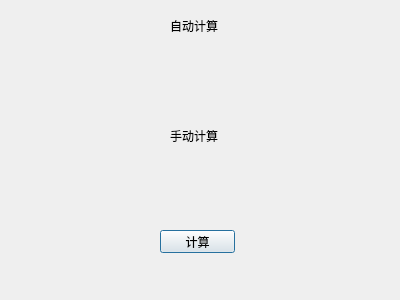
<?xml version="1.0" encoding="UTF-8"?>
<ui version="4.0">
 <class>Dialog</class>
 <widget class="QDialog" name="Dialog">
  <property name="geometry">
   <rect>
    <x>0</x>
    <y>0</y>
    <width>400</width>
    <height>300</height>
   </rect>
  </property>
  <property name="windowTitle">
   <string>Dialog</string>
  </property>
  <widget class="QPushButton" name="pushButton">
   <property name="geometry">
    <rect>
     <x>160</x>
     <y>230</y>
     <width>75</width>
     <height>23</height>
    </rect>
   </property>
   <property name="text">
    <string>计算</string>
   </property>
  </widget>
  <widget class="QLabel" name="label_7">
   <property name="geometry">
    <rect>
     <x>170</x>
     <y>20</y>
     <width>54</width>
     <height>12</height>
    </rect>
   </property>
   <property name="text">
    <string>自动计算</string>
   </property>
  </widget>
  <widget class="QWidget" name="gridLayoutWidget">
   <property name="geometry">
    <rect>
     <x>10</x>
     <y>60</y>
     <width>371</width>
     <height>22</height>
    </rect>
   </property>
   <layout class="QGridLayout" name="gridLayout" columnstretch="0,0,0,130" columnminimumwidth="0,0,0,130">
    <item row="0" column="2">
     <widget class="QLabel" name="areaLabel_1">
      <property name="text">
       <string>面积：</string>
      </property>
     </widget>
    </item>
    <item row="0" column="1">
     <widget class="QLineEdit" name="radiusEdit"/>
    </item>
    <item row="0" column="0">
     <widget class="QLabel" name="radiusLabel">
      <property name="text">
       <string>半径：</string>
      </property>
     </widget>
    </item>
    <item row="0" column="3">
     <widget class="QLabel" name="areaLabel_2">
      <property name="frameShape">
       <enum>QFrame::Panel</enum>
      </property>
      <property name="frameShadow">
       <enum>QFrame::Sunken</enum>
      </property>
      <property name="text">
       <string/>
      </property>
     </widget>
    </item>
   </layout>
  </widget>
  <widget class="QLabel" name="label_8">
   <property name="geometry">
    <rect>
     <x>170</x>
     <y>130</y>
     <width>54</width>
     <height>12</height>
    </rect>
   </property>
   <property name="text">
    <string>手动计算</string>
   </property>
  </widget>
  <widget class="QWidget" name="gridLayoutWidget_2">
   <property name="geometry">
    <rect>
     <x>10</x>
     <y>170</y>
     <width>371</width>
     <height>22</height>
    </rect>
   </property>
   <layout class="QGridLayout" name="gridLayout_3" columnstretch="0,0,0,130" columnminimumwidth="0,0,0,130">
    <item row="0" column="2">
     <widget class="QLabel" name="areaLabel_3">
      <property name="text">
       <string>面积：</string>
      </property>
     </widget>
    </item>
    <item row="0" column="1">
     <widget class="QLineEdit" name="radiusEdit_2"/>
    </item>
    <item row="0" column="0">
     <widget class="QLabel" name="radiusLabel_2">
      <property name="text">
       <string>半径：</string>
      </property>
     </widget>
    </item>
    <item row="0" column="3">
     <widget class="QLabel" name="areaLabel_4">
      <property name="frameShape">
       <enum>QFrame::Panel</enum>
      </property>
      <property name="frameShadow">
       <enum>QFrame::Sunken</enum>
      </property>
      <property name="text">
       <string/>
      </property>
     </widget>
    </item>
   </layout>
  </widget>
 </widget>
 <layoutdefault spacing="6" margin="11"/>
 <resources/>
 <connections/>
</ui>
